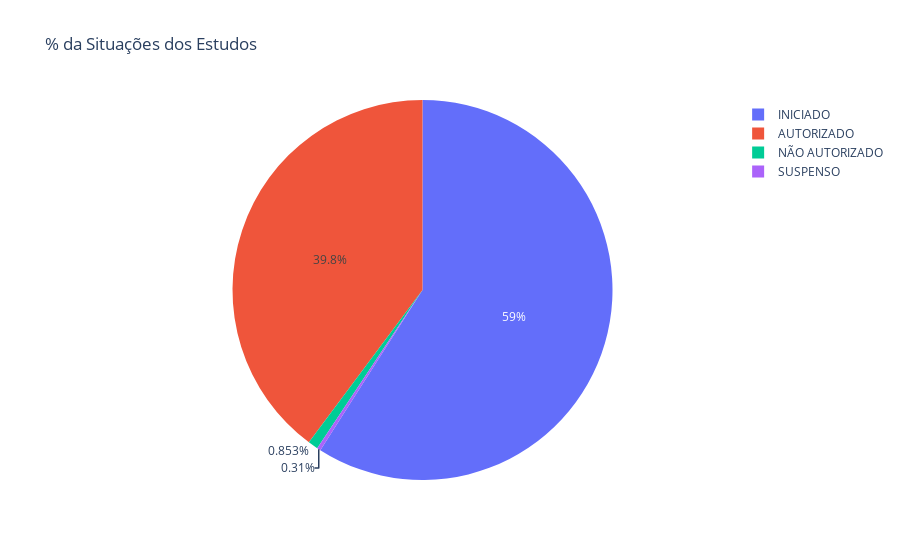

Notebook code for this chart:
### Markdown cell above
# Criando visualizações

### Code cell
pie = final_df.groupby('Situação do Estudo')['Número do Processo'].nunique().reset_index()

piechart = px.pie(
    pie,
    values='Número do Processo',
    names='Situação do Estudo',
    title=r'% da Situações dos Estudos'
)

piechart.show()

### Figure 1 — Plotly figure (JSON) as saved in the notebook; plotly's stock layout.template omitted (floating-point values rounded to 4 significant figures)
{"data": [{"domain": {"x": [0, 1], "y": [0, 1]}, "hovertemplate": "Situação do Estudo=%{label}<br>Número do Processo=%{value}<extra></extra>", "labels": ["AUTORIZADO", "INICIADO", "NÃO AUTORIZADO", "SUSPENSO"], "legendgroup": "", "name": "", "showlegend": true, "type": "pie", "values": [513, 761, 11, 4]}], "layout": {"legend": {"tracegroupgap": 0}, "title": {"text": "% da Situações dos Estudos"}}}
